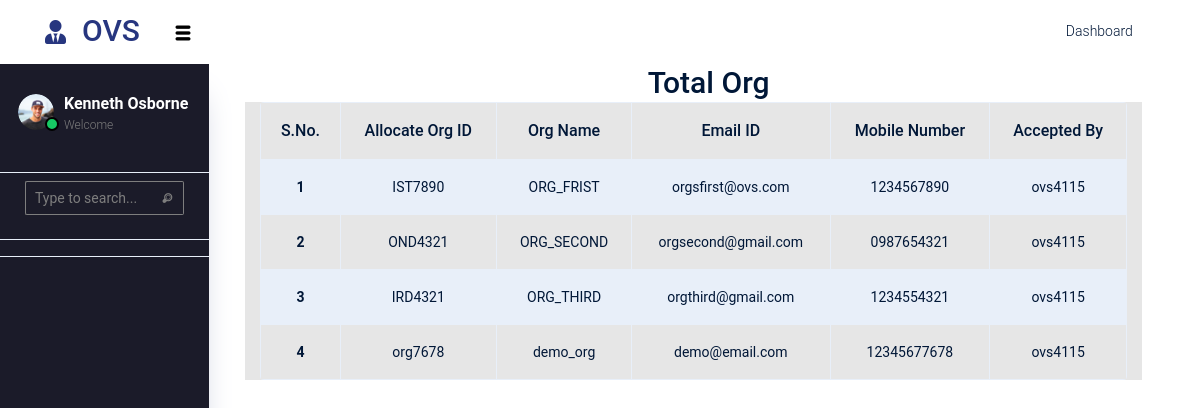
The app's page /online_voting_system/admin/ovs_admin/total_org.php with its own data.
### tables this page shows
CREATE TABLE `org_admin` (
  `id` int(10) NOT NULL,
  `ovs_accepted_by_id` varchar(60) NOT NULL,
  `org_name` varchar(255) NOT NULL,
  `email` varchar(255) NOT NULL,
  `mobile_number` varchar(255) NOT NULL,
  `password` varchar(50) NOT NULL,
  `unic_id` varchar(20) DEFAULT NULL,
  `user_status` int(10) NOT NULL DEFAULT 0
);

### online_voting_system/admin/ovs_admin/total_org.php (the view)
<?php include("../navbar_footer/navbar.php"); ?>
<div class="container-fluid position-relative mx-1 d-inline-block text-center h-100 w-100">
    <h1 class="m-1">Total Org</h1>
    <div class="row bg-light h-100 w-100">
        <div class="ps-1 col-lg-12">
            <div class="bg-light rounded h-100 table-responsive">
                <?php
                include("../../controller/database.php");
                $query_org = "SELECT  `ovs_accepted_by_id`, `org_name`, `email`, `mobile_number`, `unic_id`, `user_status` FROM `org_admin` WHERE `user_status` =1";
                $insert = mysqli_query($dbcon, $query_org);
                $sn = 1;
                ?>
                <table class="table table-bordered table-striped">
                    <thead>
                        <tr>
                            <th scope="row">S.No.</th>
                            <th scope="col">Allocate Org ID</th>
                            <th scope="col">Org Name</th>
                            <th scope="col">Email ID</th>
                            <th scope="col">Mobile Number</th>
                            <th scope="col">Accepted By</th>
                        </tr>
                    </thead>
                    <tbody>
                        <?php foreach ($insert as $row) { ?>
                            <tr>
                                <th scope="row"><?php echo $sn++; ?></th>
                                <td><?php echo $row['unic_id']; ?></td>
                                <td><?php echo $row['org_name']; ?></td>
                                <td><?php echo $row['email']; ?></td>
                                <td><?php echo $row['mobile_number']; ?></td>
                                <td><?php echo $row['ovs_accepted_by_id']; ?></td>
                            </tr>
                        <?php } ?>
                    </tbody>
                </table>
            </div>
        </div>
    </div>
</div>
<?php include("../navbar_footer/footer.php"); ?>

### records on screen
org_admin: unic "IST7890", org_name "ORG_FRIST", email "orgsfirst@ovs.com", mobile_number "1234567890", ovs_accepted_by "ovs4115"
org_admin: unic "OND4321", org_name "ORG_SECOND", email "orgsecond@gmail.com", mobile_number "0987654321", ovs_accepted_by "ovs4115"
org_admin: unic "IRD4321", org_name "ORG_THIRD", email "orgthird@gmail.com", mobile_number "1234554321", ovs_accepted_by "ovs4115"
org_admin: unic "org7678", org_name "demo_org", email "demo@email.com", mobile_number "12345677678", ovs_accepted_by "ovs4115"
